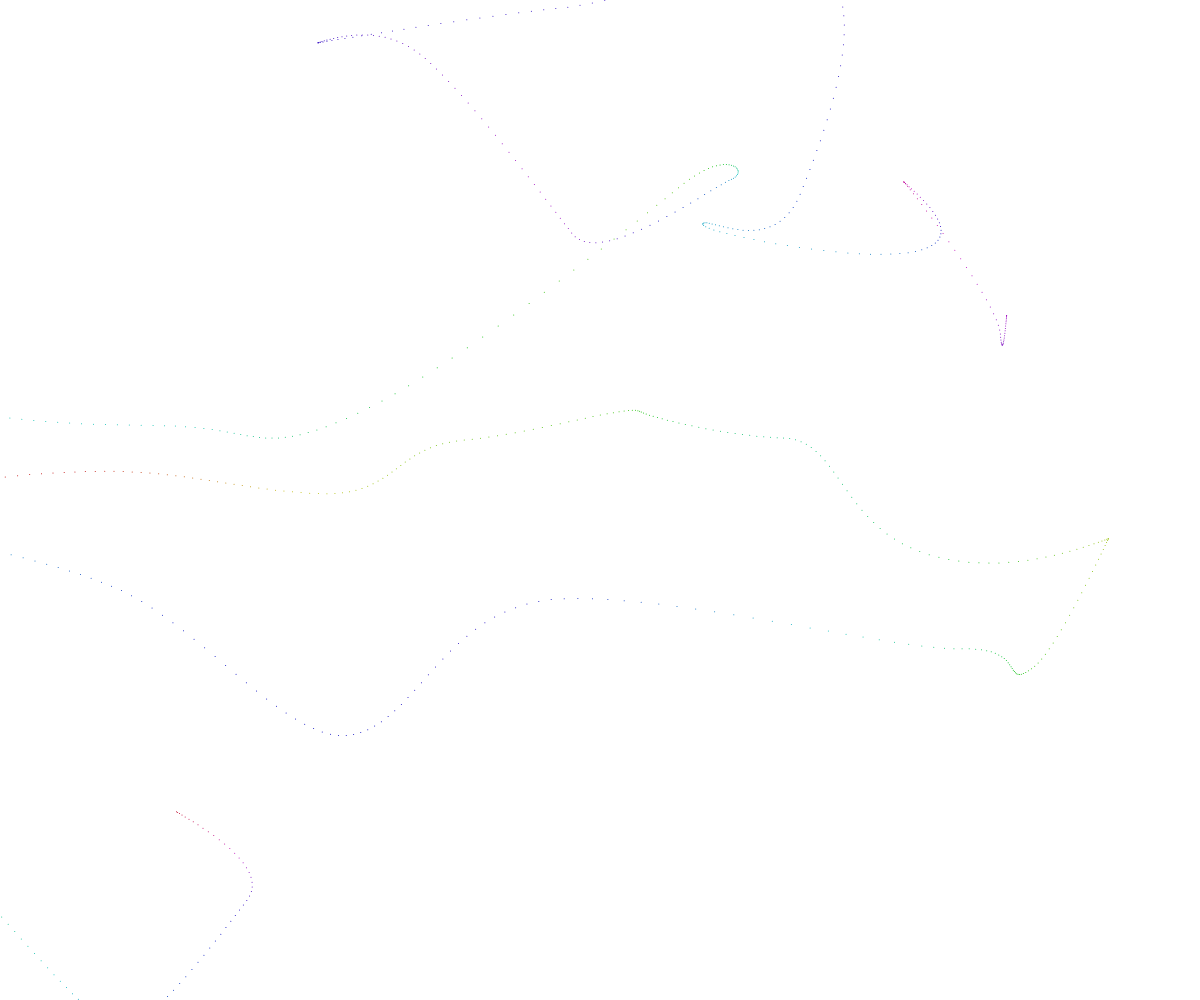
Frame 1 (no input)
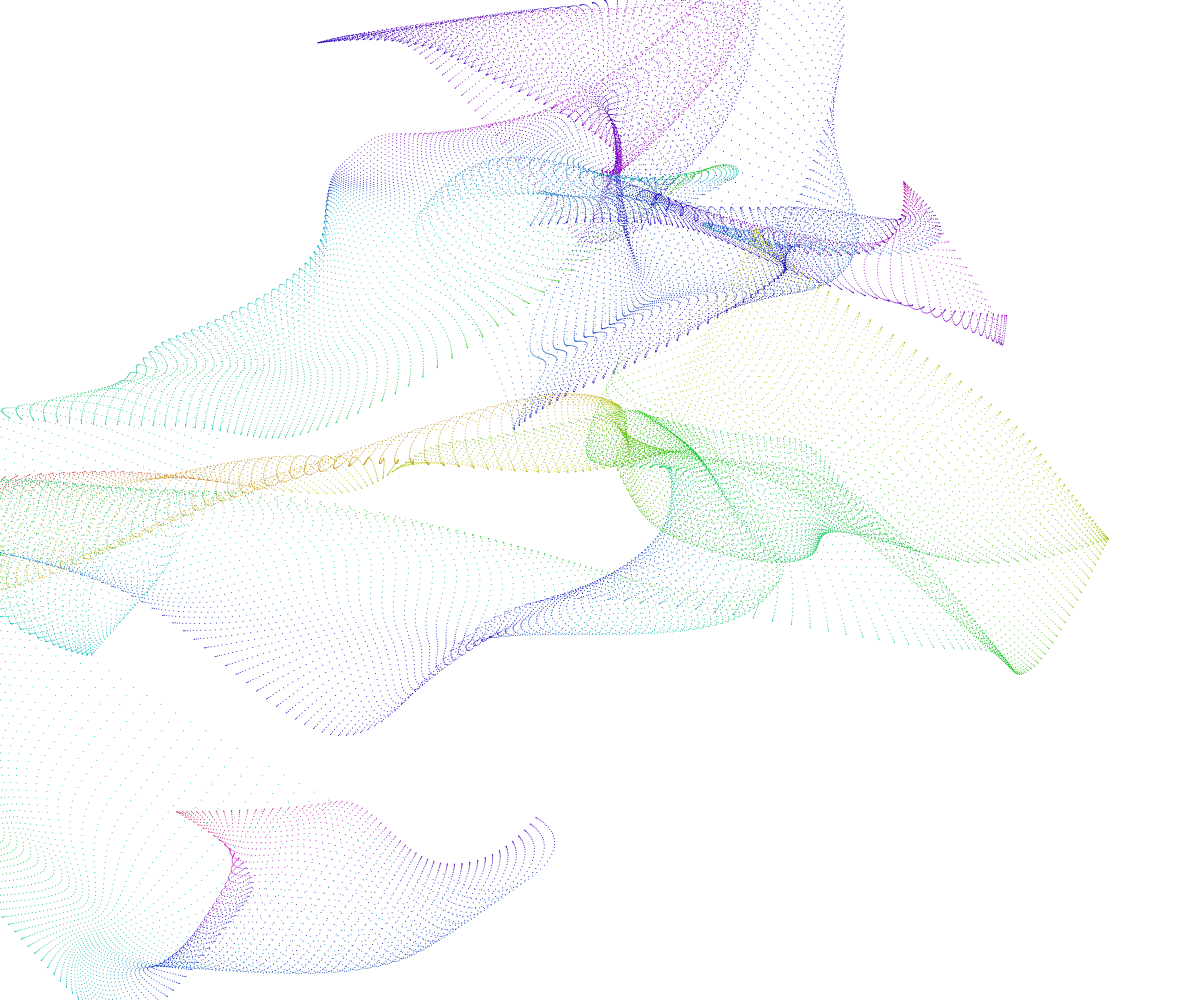
Frame 60 (no input)
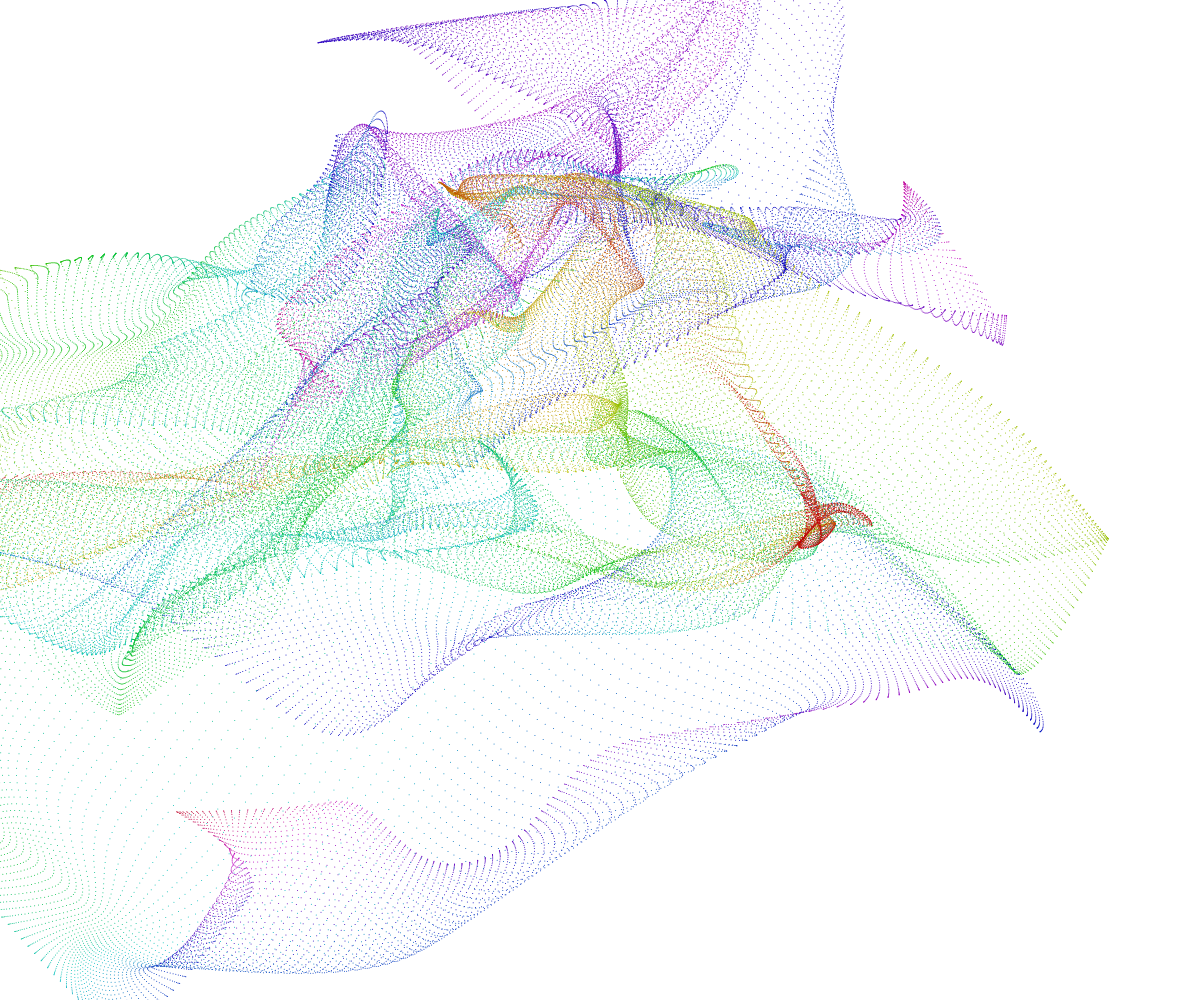
Frame 120 (the mouse pressed at the canvas centre since frame 60)

The p5.js sketch that drew these frames (run headless with seeded random() and noise() and a simulated clock; from frame 60 on, the mouse is pressed at the canvas centre):

// p5.js sketch
// ── sketch.js
const points = [];
const numPoints = 1000;
const noiseScale = .005;
let time = 0;
const timeScale = .005;

function setup() {
  createCanvas(innerWidth, innerHeight);
  colorMode(HSB);
}

function uniformNoise(x,y,z) {
  return (2*noise(x,y,z))-.5
}

function draw() {
  time += timeScale;
  for(let i=0;i<numPoints;i++) {
    const x = uniformNoise(time, i*noiseScale)*width;
    const y = uniformNoise(time+1, i*noiseScale)*height;
    const hue = uniformNoise(time+2, i*noiseScale)*360;
    stroke(hue, 100, 75);
    point(x,y);
  }
}
